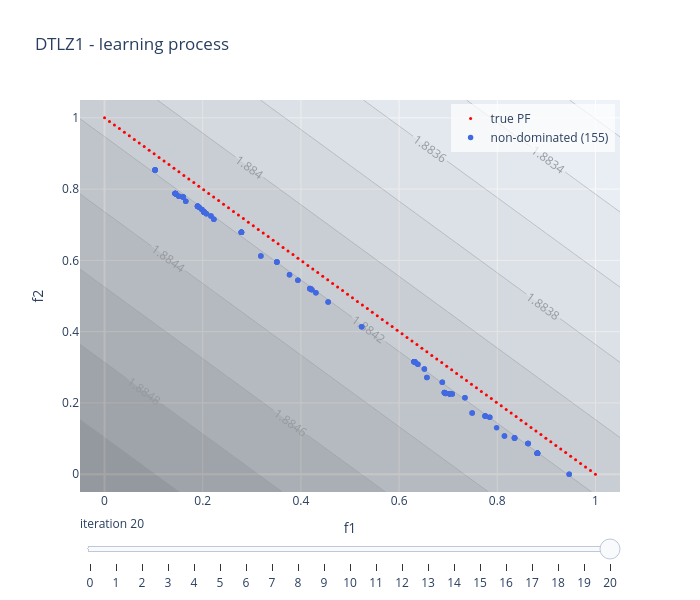

The notebook cell this image was saved under:
### Code cell
linear_model.visualise("learning", plot_scalarisation = True, show = False)

### Figure 1 — Plotly figure (JSON) as saved in the notebook; plotly's stock layout.template omitted (floating-point values rounded to 4 significant figures; data arrays with more than 128 entries replaced by an {"elided": "..."} marker saying what was removed)
{"data": [{"marker": {"color": "red", "size": 3}, "mode": "markers", "name": "true PF", "type": "scatter", "x": [0.0, 0.0101, 0.0202, 0.0303, 0.0404, 0.05051, 0.06061, 0.07071, 0.08081, 0.09091, 0.101, 0.1111, 0.1212, 0.1313, 0.1414, 0.1515, 0.1616, 0.1717, 0.1818, 0.1919, 0.202, 0.2121, 0.2222, 0.2323, 0.2424, 0.2525, 0.2626, 0.2727, 0.2828, 0.2929, 0.303, 0.3131, 0.3232, 0.3333, 0.3434, 0.3535, 0.3636, 0.3737, 0.3838, 0.3939, 0.404, 0.4141, 0.4242, 0.4343, 0.4444, 0.4545, 0.4646, 0.4747, 0.4848, 0.4949, 0.5051, 0.5152, 0.5253, 0.5354, 0.5455, 0.5556, 0.5657, 0.5758, 0.5859, 0.596, 0.6061, 0.6162, 0.6263, 0.6364, 0.6465, 0.6566, 0.6667, 0.6768, 0.6869, 0.697, 0.7071, 0.7172, 0.7273, 0.7374, 0.7475, 0.7576, 0.7677, 0.7778, 0.7879, 0.798, 0.8081, 0.8182, 0.8283, 0.8384, 0.8485, 0.8586, 0.8687, 0.8788, 0.8889, 0.899, 0.9091, 0.9192, 0.9293, 0.9394, 0.9495, 0.9596, 0.9697, 0.9798, 0.9899, 1.0], "y": [1.0, 0.9899, 0.9798, 0.9697, 0.9596, 0.9495, 0.9394, 0.9293, 0.9192, 0.9091, 0.899, 0.8889, 0.8788, 0.8687, 0.8586, 0.8485, 0.8384, 0.8283, 0.8182, 0.8081, 0.798, 0.7879, 0.7778, 0.7677, 0.7576, 0.7475, 0.7374, 0.7273, 0.7172, 0.7071, 0.697, 0.6869, 0.6768, 0.6667, 0.6566, 0.6465, 0.6364, 0.6263, 0.6162, 0.6061, 0.596, 0.5859, 0.5758, 0.5657, 0.5556, 0.5455, 0.5354, 0.5253, 0.5152, 0.5051, 0.4949, 0.4848, 0.4747, 0.4646, 0.4545, 0.4444, 0.4343, 0.4242, 0.4141, 0.404, 0.3939, 0.3838, 0.3737, 0.3636, 0.3535, 0.3434, 0.3333, 0.3232, 0.3131, 0.303, 0.2929, 0.2828, 0.2727, 0.2626, 0.2525, 0.2424, 0.2323, 0.2222, 0.2121, 0.202, 0.1919, 0.1818, 0.1717, 0.1616, 0.1515, 0.1414, 0.1313, 0.1212, 0.1111, 0.101, 0.09091, 0.08081, 0.07071, 0.06061, 0.05051, 0.0404, 0.0303, 0.0202, 0.0101, 0.0]}, {"marker": {"color": "royalblue", "size": 5.5}, "mode": "markers", "name": "non-dominated (155)", "type": "scatter", "x": {"elided": "155 float values"}, "y": {"elided": "155 float values"}}, {"colorscale": [[0, "rgb(255,255,255)"], [0.125, "rgb(240,240,240)"], [0.25, "rgb(217,217,217)"], [0.375, "rgb(189,189,189)"], [0.5, "rgb(150,150,150)"], [0.625, "rgb(115,115,115)"], [0.75, "rgb(82,82,82)"], [0.875, "rgb(37,37,37)"], [1, "rgb(0,0,0)"]], "contours": {"showlabels": true}, "opacity": 0.35, "showlegend": false, "showscale": false, "type": "contour", "x": [-0.05, -0.03136, -0.01271, 0.005932, 0.02458, 0.04322, 0.06186, 0.08051, 0.09915, 0.1178, 0.1364, 0.1551, 0.1737, 0.1924, 0.211, 0.2297, 0.2483, 0.2669, 0.2856, 0.3042, 0.3229, 0.3415, 0.3602, 0.3788, 0.3975, 0.4161, 0.4347, 0.4534, 0.472, 0.4907, 0.5093, 0.528, 0.5466, 0.5653, 0.5839, 0.6025, 0.6212, 0.6398, 0.6585, 0.6771, 0.6958, 0.7144, 0.7331, 0.7517, 0.7703, 0.789, 0.8076, 0.8263, 0.8449, 0.8636, 0.8822, 0.9008, 0.9195, 0.9381, 0.9568, 0.9754, 0.9941, 1.013, 1.031, 1.05], "y": [-0.05, -0.03136, -0.01271, 0.005932, 0.02458, 0.04322, 0.06186, 0.08051, 0.09915, 0.1178, 0.1364, 0.1551, 0.1737, 0.1924, 0.211, 0.2297, 0.2483, 0.2669, 0.2856, 0.3042, 0.3229, 0.3415, 0.3602, 0.3788, 0.3975, 0.4161, 0.4347, 0.4534, 0.472, 0.4907, 0.5093, 0.528, 0.5466, 0.5653, 0.5839, 0.6025, 0.6212, 0.6398, 0.6585, 0.6771, 0.6958, 0.7144, 0.7331, 0.7517, 0.7703, 0.789, 0.8076, 0.8263, 0.8449, 0.8636, 0.8822, 0.9008, 0.9195, 0.9381, 0.9568, 0.9754, 0.9941, 1.013, 1.031, 1.05], "z": {"elided": "60x60 float values"}}], "layout": {"height": 600, "legend": {"bgcolor": "rgba(255,255,255,0.7)", "x": 0.99, "xanchor": "right", "y": 0.99, "yanchor": "top"}, "showlegend": true, "sliders": [{"active": 20, "currentvalue": {"prefix": "iteration "}, "steps": [{"args": [["0"], {"frame": {"redraw": true}, "mode": "immediate"}], "label": "0", "method": "animate"}, {"args": [["1"], {"frame": {"redraw": true}, "mode": "immediate"}], "label": "1", "method": "animate"}, {"args": [["2"], {"frame": {"redraw": true}, "mode": "immediate"}], "label": "2", "method": "animate"}, {"args": [["3"], {"frame": {"redraw": true}, "mode": "immediate"}], "label": "3", "method": "animate"}, {"args": [["4"], {"frame": {"redraw": true}, "mode": "immediate"}], "label": "4", "method": "animate"}, {"args": [["5"], {"frame": {"redraw": true}, "mode": "immediate"}], "label": "5", "method": "animate"}, {"args": [["6"], {"frame": {"redraw": true}, "mode": "immediate"}], "label": "6", "method": "animate"}, {"args": [["7"], {"frame": {"redraw": true}, "mode": "immediate"}], "label": "7", "method": "animate"}, {"args": [["8"], {"frame": {"redraw": true}, "mode": "immediate"}], "label": "8", "method": "animate"}, {"args": [["9"], {"frame": {"redraw": true}, "mode": "immediate"}], "label": "9", "method": "animate"}, {"args": [["10"], {"frame": {"redraw": true}, "mode": "immediate"}], "label": "10", "method": "animate"}, {"args": [["11"], {"frame": {"redraw": true}, "mode": "immediate"}], "label": "11", "method": "animate"}, {"args": [["12"], {"frame": {"redraw": true}, "mode": "immediate"}], "label": "12", "method": "animate"}, {"args": [["13"], {"frame": {"redraw": true}, "mode": "immediate"}], "label": "13", "method": "animate"}, {"args": [["14"], {"frame": {"redraw": true}, "mode": "immediate"}], "label": "14", "method": "animate"}, {"args": [["15"], {"frame": {"redraw": true}, "mode": "immediate"}], "label": "15", "method": "animate"}, {"args": [["16"], {"frame": {"redraw": true}, "mode": "immediate"}], "label": "16", "method": "animate"}, {"args": [["17"], {"frame": {"redraw": true}, "mode": "immediate"}], "label": "17", "method": "animate"}, {"args": [["18"], {"frame": {"redraw": true}, "mode": "immediate"}], "label": "18", "method": "animate"}, {"args": [["19"], {"frame": {"redraw": true}, "mode": "immediate"}], "label": "19", "method": "animate"}, {"args": [["20"], {"frame": {"redraw": true}, "mode": "immediate"}], "label": "20", "method": "animate"}]}], "title": {"text": "DTLZ1 - learning process"}, "width": 700, "xaxis": {"range": [-0.05, 1.05], "title": {"text": "f1"}}, "yaxis": {"range": [-0.05, 1.05], "title": {"text": "f2"}}}}
